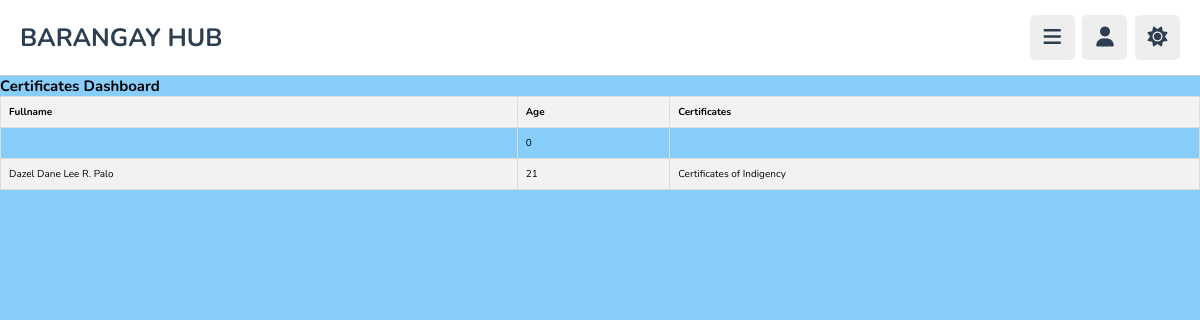
The page /admin/certificates.php (signed in) on the database its author committed.
### tables this page shows
CREATE TABLE `certificates` (
  `fullname` varchar(150) NOT NULL,
  `age` int(100) NOT NULL,
  `certificates` varchar(50) NOT NULL
);

### admin/certificates.php (the view, shortened to what this page needs)
<?php
include("../components/connect.php");
$sql = "SELECT * FROM certificates";
$result = $conn->query($sql);
?>
<!DOCTYPE html>
<html lang="en">
<head>
    <link rel="stylesheet" href="https://cdnjs.cloudflare.com/ajax/libs/font-awesome/6.2.0/css/all.min.css">
    <link rel="stylesheet" href="../css/userstyle.css">
    <link rel="stylesheet" href="../css/admin_style.css">
</head>
<body>
    <?php include '../components/admin_header.php'; ?>
    <div id="content">
        <h2>Certificates Dashboard</h2>
        <div class="table-container">
            <table>
                <thead>
                    <tr>
                        <th>Fullname</th>
                        <th>Age</th>
                        <th>Certificates</th>
                    </tr>
                </thead>
                <tbody>
                    <?php
                    if ($result->rowCount() > 0) {
                        while ($row = $result->fetch(PDO::FETCH_ASSOC)) {
                            echo "<tr>";
                            echo "<td>" . $row["fullname"] . "</td>";
                            echo "<td>" . $row["age"] . "</td>";
                            echo "<td>" . $row["certificates"] . "</td>";
                            echo "</tr>";
                        }
                    } else {
                        echo "<tr><td colspan='3'>No users found</td></tr>";
                    }
                    ?>
                </tbody>
            </table>
        </div>
    </div>
</body>
</html>

### css/userstyle.css (style rules this page uses)
table { width: 100%; border-collapse: collapse; }
th { background-color: #f2f2f2; border: 1px solid #dddddd; padding: 8px; text-align: left; }
td { border: 1px solid #dddddd; padding: 8px; }
tbody tr:nth-child(even) { background-color: #f2f2f2; }
.table-container { overflow-x: auto; }

### css/admin_style.css (style rules this page uses)
:root { --main-color:#8e44ad; --red:#e74c3c; --oragen:#f39c12; --white:#fff; --black:#2c3e50; --light-color:#888; --light-bg:#eee; --border:.1rem solid rgba(0,0,0,.2); }
* { font-family: 'Nunito', sans-serif; margin: 0; padding: 0; box-sizing: border-box; outline: none; border: none; text-decoration: none; }
html { font-size: 62.5%; overflow-x: hidden; }
body { background: lightskyblue; padding-left: 30rem; }
@media (max-width:1200px) { body { padding-left: 0; } }

### rows shown on the page
certificates: age "0"
certificates: fullname "Dazel Dane Lee R. Palo", age "21", certificates "Certificates of Indigency"
